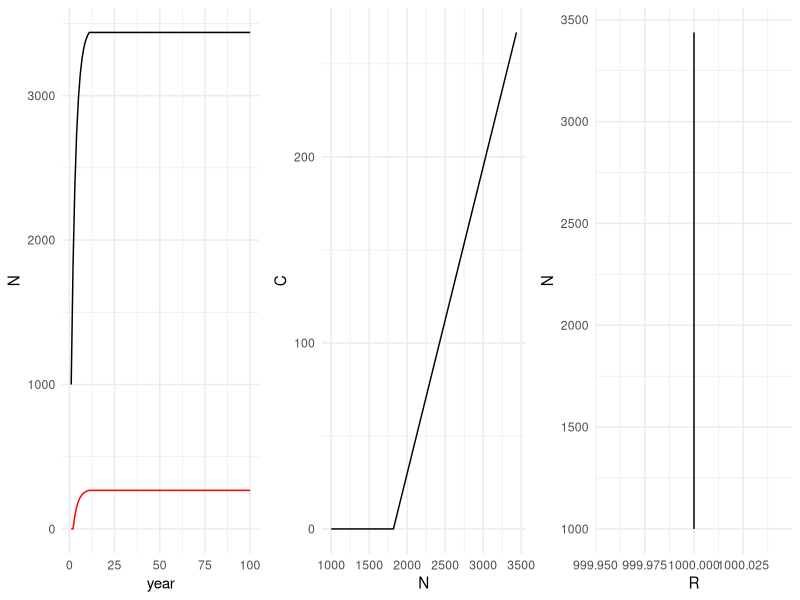
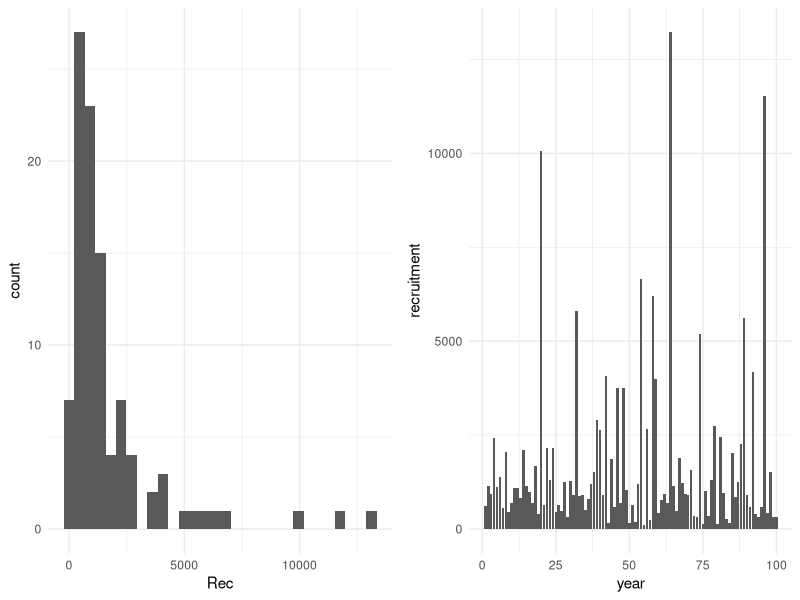
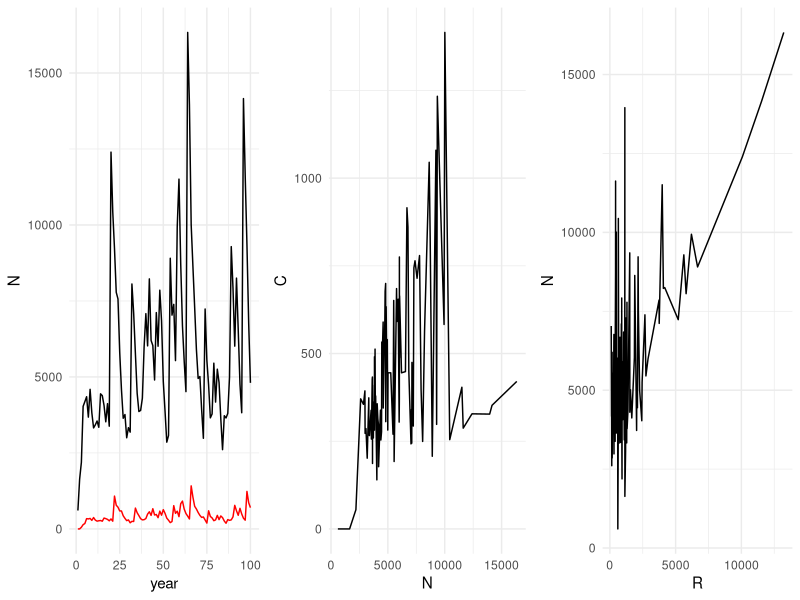
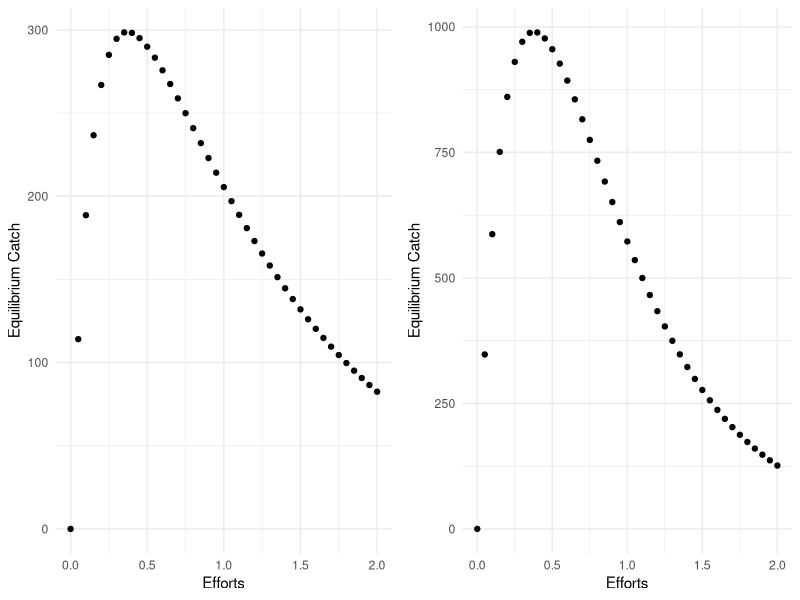
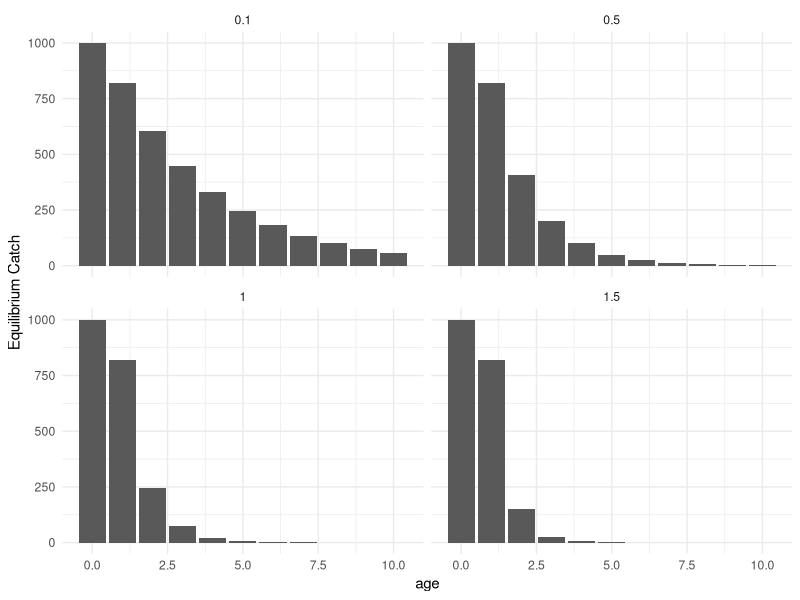
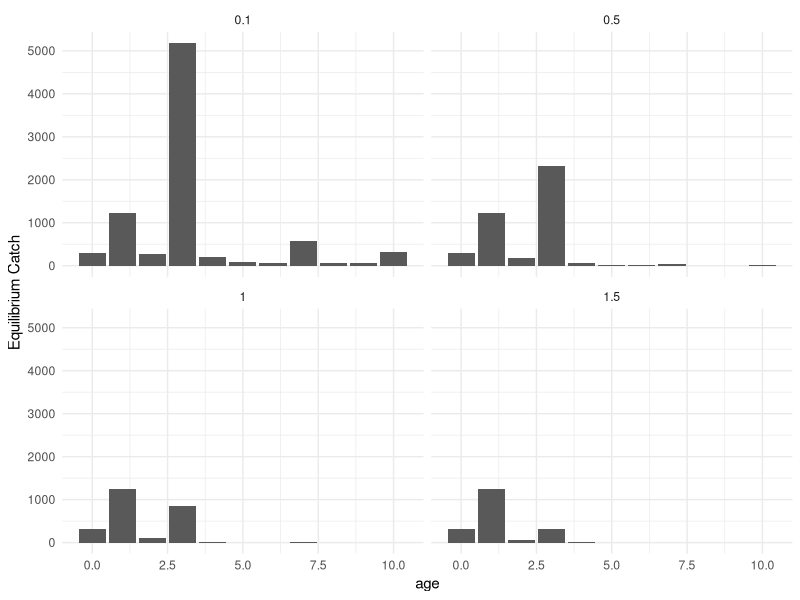
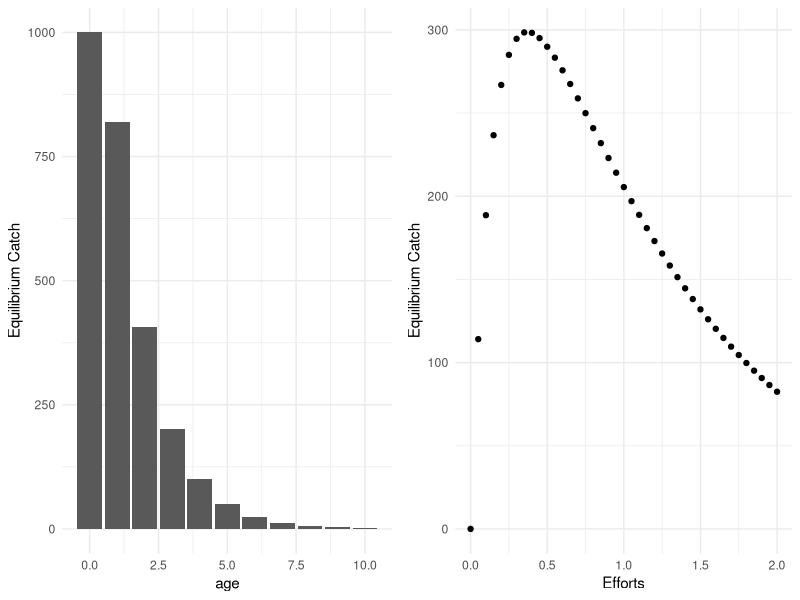
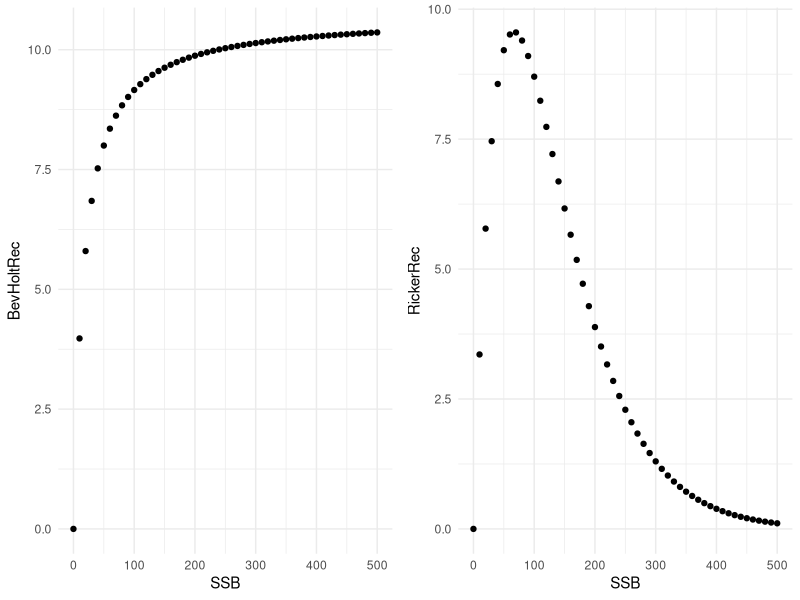

These figures' R source, in order:
## ---- chunk 1
#| label: load-packages
#| include: false

library(tidyverse)
library(palmerpenguins)
theme_set(theme_minimal())
## ---- chunk 2
#age-based model simulation

###-----------------------Exercise 6: Put it all together into an age-structured model---------------------------
###------DO NOT INCLUDE CATCH yet

#First set the model structure
#100 years, ages 0-10
YY <- 100
AA <- 10
## ---- chunk 3
#natural mortality - these values should be positive
MM <- 0.2

RecC <- rep(1000,YY)

## ---- chunk 4

#Set total mortality
ZZ <- MM
#define empty matrix in the right dimensions for saving results
NumbersM<-matrix(nrow = YY, ncol = AA + 1)

#run loop through all ages and years. Each of the 3 types of equations are used.
for(i in 2:YY){
	#fishes are born
	  NumbersM[i,1] <- RecC[i]
	for(j in 2:(AA)){
	#fishes die
	NumbersM[i, j]<-NumbersM[i-1, j-1]*exp(-ZZ*1) #*1 is here because it is one time step
	}
	NumbersM[i, AA+1]<-NumbersM[i-1, j-1]*exp(-ZZ*1) + NumbersM[i, AA+1]*exp(-ZZ*1)
}

View(NumbersM)

## ---- chunk 5

### Now: Include Baranov Catch equation:
#F = selectivity*q*effort
#Catch(1979,1980) = N(1979)*F/Z*(1 – exp(-Z*(1980 – 1979)) 

AgeStructModel<-function(Rec, AA=10, Effort = rep(0.2, length(Rec)), qq=1, Sel = c(0,0,rep(1,AA-1))){
	
  FF<-matrix(Sel, nrow = length(Rec), ncol = AA + 1, byrow = TRUE)*qq*matrix(Effort, nrow = length(Rec), ncol = AA + 1)
	
  ZZ <-FF+MM
	
#define empty matrix in the right dimensions for saving results
NumbersM<-matrix(nrow = length(Rec), ncol = AA + 1, data = 0)
CatchNM<-matrix(nrow = length(Rec), ncol = AA+1, data = 0)

#run loop through all ages and years. Each of the 3 types of equations are used.

	#fishes are born
  NumbersM[1,1] <- Rec[1]

  for(i in 2:length(Rec)){
	  
	 #calculate fishing on previous year
	 #because all ages are not available until after the 11th year, we begin calculating catch then
	  CatchNM[i-1,]<-NumbersM[i-1,]*FF[i-1,]/ZZ[i-1,]*(1-exp(-ZZ[i-1,]))

	#fishes are born
	  NumbersM[i,1] <- Rec[i] 
	
	  for(j in 2:(AA)){

	  	NumbersM[i, j]<-NumbersM[i-1, j-1]*exp(-ZZ[i-1,j])  
	}
	  
	  NumbersM[i, AA+1]<-NumbersM[i-1, AA]*exp(-ZZ[i-1,j]) + NumbersM[i, AA+1]*exp(-ZZ[i-1,AA+1]) 
	  
			}
	  CatchNM[i,]<-NumbersM[i,]*FF[i,]/ZZ[i,]*(1-exp(-ZZ[i,]))
	return(list(NumbersM, CatchNM))
	}
NumbersResults<-AgeStructModel(RecC)[[1]]
CatchResults<-AgeStructModel(RecC)[[2]]

p1 <- tibble(year = 1:YY, N=apply(NumbersResults, 1, sum), C = apply(CatchResults, 1, sum)) %>% ggplot(aes(year, N)) + geom_line() + geom_line(aes(year, C), color = 'red')

p2 <- tibble(year = 1:YY, N=apply(NumbersResults, 1, sum), C = apply(CatchResults, 1, sum)) %>% ggplot(aes(N, C)) + geom_line() 

p3 <- tibble(R=NumbersResults[,1], N=apply(NumbersResults, 1, sum), C = apply(CatchResults, 1, sum)) %>% ggplot(aes(R, N)) + geom_line() 

gridExtra::grid.arrange(p1, p2, p3, ncol = 3)


## ---- chunk 6
set.seed(100)
Rec <- rep(1000,YY)*rlnorm(n = YY) 
Rec
set.seed(100)
exp(log(1000) + rnorm(n = YY)) #notice that this form of the equation is the same as above

p1 <- tibble(Rec) %>% ggplot(aes(Rec)) + geom_histogram()

p2 <- tibble(year = 1:YY, recruitment = Rec) %>%  ggplot(aes(year, recruitment)) + geom_col()


gridExtra::grid.arrange(p1, p2, ncol = 2)
## ---- chunk 7
NumbersResults<-AgeStructModel(Rec)[[1]]
CatchResults<-AgeStructModel(Rec)[[2]]

View(NumbersResults)
View(CatchResults)

## ---- chunk 8
p1 <- tibble(year = 1:YY, N=apply(NumbersResults, 1, sum), C = apply(CatchResults, 1, sum)) %>% ggplot(aes(year, N)) + geom_line() + geom_line(aes(year, C), color = 'red')

p2 <- tibble(year = 1:YY, N=apply(NumbersResults, 1, sum), C = apply(CatchResults, 1, sum)) %>% ggplot(aes(N, C)) + geom_line() 

p3 <- tibble(R=NumbersResults[,1], N=apply(NumbersResults, 1, sum), C = apply(CatchResults, 1, sum)) %>% ggplot(aes(R, N)) + geom_line() 

gridExtra::grid.arrange(p1, p2, p3, ncol = 3)
## ---- chunk 9

#CONSTANT RECRUITMENT
Efforts<-seq(0, 2, 0.05)
EquilCatchC<-vector(length = length(Efforts), mode = "numeric")
for(j in 1:length(Efforts)){
	results<-AgeStructModel(RecC, Effort = Efforts[j])
	CatchResults<-apply(results[[2]], 1, sum, na.rm=T)
	EquilCatchC[j]<-CatchResults[99]
	}

p_RecC <- tibble(EquilCatchC, Efforts) %>% ggplot(aes(Efforts, EquilCatchC)) + geom_point() + ylab("Equilibrium Catch")

#Variable RECRUITMENT
Efforts<-seq(0, 2, 0.05)
EquilCatch<-vector(length = length(Efforts), mode = "numeric")
for(j in 1:length(Efforts)){
	results<-AgeStructModel(Rec, Effort = Efforts[j])
	CatchResults<-apply(results[[2]], 1, sum, na.rm=T)
	EquilCatch[j]<-CatchResults[99]
	}

p_Rec <- tibble(EquilCatch, Efforts) %>% ggplot(aes(Efforts, EquilCatch)) + geom_point() + ylab("Equilibrium Catch")

gridExtra::grid.arrange(p_RecC, p_Rec, ncol = 2)

#We made this model piecewise - by estimating relationships separately, then putting them into a model. The other method would be to estimate all parameters at once, given you have enough data. List the parameters you might expect to estimate in a statistical catch-at-age model. What data could be used to compare to the predictions?


## ---- chunk 10

#CONSTANT RECRUITMENT
Efforts<-seq(0, 2, 0.05)
NumberResults <- NULL
EquilCatch<-vector(length = length(Efforts), mode = "numeric")
for(j in 1:length(Efforts)){
	results<-AgeStructModel(RecC, Effort = Efforts[j])
	NumberResults[[j]]<-results[[1]][99,] %>% as.matrix() %>% t(.) %>% as.data.frame()
	CatchResults<-apply(results[[2]], 1, sum, na.rm=T)
	EquilCatch[j]<-CatchResults[99]
	}

bind_rows(NumberResults) %>%
  mutate(effort = Efforts) %>% 
  gather(value = 'numbers', key = 'age', -effort) %>% 
  mutate(age = gsub('V','',age) %>% as.numeric(.)-1 ) %>% 
  filter(effort %in% c(0.1, 0.5, 1, 1.5, 1.9)) %>% 
  group_by(effort) %>% 
  ggplot(aes(age,numbers)) + geom_col() + ylab("Equilibrium Catch") + facet_wrap(~effort)

#What happens to the age distributions as effort increases?
## ---- chunk 11

#VARIABLE RECRUITMENT
Efforts<-seq(0, 2, 0.05)
NumberResults <- NULL
EquilCatch<-vector(length = length(Efforts), mode = "numeric")
for(j in 1:length(Efforts)){
	results<-AgeStructModel(Rec, Effort = Efforts[j])
	NumberResults[[j]]<-results[[1]][99,] %>% as.matrix() %>% t(.) %>% as.data.frame()
	CatchResults<-apply(results[[2]], 1, sum, na.rm=T)
	EquilCatch[j]<-CatchResults[99]
	}

bind_rows(NumberResults) %>%
  mutate(effort = Efforts) %>% 
  gather(value = 'numbers', key = 'age', -effort) %>% 
  mutate(age = gsub('V','',age) %>% as.numeric(.)-1 ) %>% 
  filter(effort %in% c(0.1, 0.5, 1, 1.5, 1.9)) %>% 
  group_by(effort) %>% 
  ggplot(aes(age,numbers)) + geom_col() + ylab("Equilibrium Catch") + facet_wrap(~effort)

#Does high recruitment variability have an effect on our interpretation?
## ---- chunk 12

#CONSTANT RECRUITMENT
Efforts<-seq(0, 2, 0.05)
NumberResults <- NULL
EquilCatch<-vector(length = length(Efforts), mode = "numeric")
for(j in 1:length(Efforts)){
	results<-AgeStructModel(RecC, Effort = Efforts[j])
	NumberResults[[j]]<-results[[1]][99,] %>% as.matrix() %>% t(.) %>% as.data.frame()
	CatchResults<-apply(results[[2]], 1, sum, na.rm=T)
	EquilCatch[j]<-CatchResults[99]
	}

pdist <- bind_rows(NumberResults) %>%
  mutate(effort = Efforts) %>% 
  gather(value = 'numbers', key = 'age', -effort) %>% 
  mutate(age = gsub('V','',age) %>% as.numeric(.)-1 ) %>% 
  filter(effort %in% c(0.5)) %>% 
  group_by(effort) %>% 
  ggplot(aes(age,numbers)) + geom_col() + ylab("Equilibrium Catch")# + facet_wrap(~effort)

pc <- tibble(EquilCatch, Efforts) %>% ggplot(aes(Efforts, EquilCatch)) + geom_point() + ylab("Equilibrium Catch")

gridExtra::grid.arrange(pdist,pc,ncol = 2)

#We made this model piecewise - by estimating relationships separately, then putting them into a model. The other method would be to estimate all parameters at once, given you have enough data. List the parameters you might expect to estimate in a statistical catch-at-age model. What data could be used to compare to the predictions?


## ---- chunk 13

	alpha<-0.632
	beta<-0.059
	SSB <- seq(0,500,10)
	BevHoltRec<-alpha*SSB/(1+beta*SSB)
	p1 <- tibble(SSB, BevHoltRec) %>%  ggplot(aes(SSB, BevHoltRec)) + geom_point()

	alpha<-0.39
	beta<-0.015
	RickerRec<-alpha*SSB*exp(-beta*SSB)
	p2 <- tibble(SSB, RickerRec) %>%  ggplot(aes(SSB, RickerRec)) + geom_point()

gridExtra::grid.arrange(p1, p2, ncol = 2)

